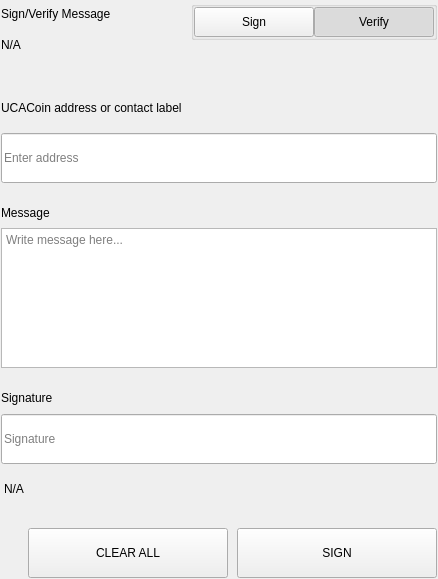
<?xml version="1.0" encoding="UTF-8"?>
<ui version="4.0">
 <class>SettingsSignMessageWidgets</class>
 <widget class="QWidget" name="SettingsSignMessageWidgets">
  <property name="geometry">
   <rect>
    <x>0</x>
    <y>0</y>
    <width>438</width>
    <height>579</height>
   </rect>
  </property>
  <property name="windowTitle">
   <string>Form</string>
  </property>
  <layout class="QVBoxLayout" name="verticalLayout">
   <property name="spacing">
    <number>0</number>
   </property>
   <property name="leftMargin">
    <number>0</number>
   </property>
   <property name="topMargin">
    <number>0</number>
   </property>
   <property name="rightMargin">
    <number>0</number>
   </property>
   <property name="bottomMargin">
    <number>0</number>
   </property>
   <item>
    <widget class="QWidget" name="left" native="true">
     <layout class="QVBoxLayout" name="verticalLayout_3">
      <property name="leftMargin">
       <number>0</number>
      </property>
      <property name="topMargin">
       <number>0</number>
      </property>
      <property name="rightMargin">
       <number>0</number>
      </property>
      <property name="bottomMargin">
       <number>0</number>
      </property>
      <item>
       <widget class="QWidget" name="container_sign" native="true">
        <layout class="QVBoxLayout" name="verticalLayout_2">
         <property name="spacing">
          <number>0</number>
         </property>
         <property name="leftMargin">
          <number>1</number>
         </property>
         <property name="topMargin">
          <number>1</number>
         </property>
         <property name="rightMargin">
          <number>1</number>
         </property>
         <property name="bottomMargin">
          <number>1</number>
         </property>
         <item>
          <layout class="QHBoxLayout" name="horizontalLayout_3" stretch="3,1">
           <property name="spacing">
            <number>40</number>
           </property>
           <item>
            <layout class="QVBoxLayout" name="verticalLayoutTitle">
             <property name="spacing">
              <number>5</number>
             </property>
             <item>
              <widget class="QLabel" name="labelTitle">
               <property name="text">
                <string>Sign/Verify Message</string>
               </property>
              </widget>
             </item>
             <item>
              <widget class="QLabel" name="labelSubtitle1">
               <property name="text">
                <string notr="true">N/A</string>
               </property>
               <property name="wordWrap">
                <bool>true</bool>
               </property>
              </widget>
             </item>
            </layout>
           </item>
           <item alignment="Qt::AlignRight|Qt::AlignTop">
            <widget class="QWidget" name="containerSwitch" native="true">
             <property name="styleSheet">
              <string notr="true">#containerSwitch{
	padding-top:9px;
}</string>
             </property>
             <layout class="QVBoxLayout" name="verticalLayout_6">
              <property name="spacing">
               <number>4</number>
              </property>
              <property name="leftMargin">
               <number>0</number>
              </property>
              <property name="topMargin">
               <number>0</number>
              </property>
              <property name="rightMargin">
               <number>0</number>
              </property>
              <property name="bottomMargin">
               <number>0</number>
              </property>
              <item alignment="Qt::AlignRight">
               <widget class="QGroupBox" name="groupBox">
                <property name="sizePolicy">
                 <sizepolicy hsizetype="Fixed" vsizetype="Preferred">
                  <horstretch>0</horstretch>
                  <verstretch>0</verstretch>
                 </sizepolicy>
                </property>
                <property name="title">
                 <string/>
                </property>
                <property name="alignment">
                 <set>Qt::AlignRight|Qt::AlignTop|Qt::AlignTrailing</set>
                </property>
                <layout class="QHBoxLayout" name="horizontalLayout_4">
                 <property name="spacing">
                  <number>0</number>
                 </property>
                 <property name="leftMargin">
                  <number>0</number>
                 </property>
                 <property name="topMargin">
                  <number>0</number>
                 </property>
                 <property name="rightMargin">
                  <number>0</number>
                 </property>
                 <property name="bottomMargin">
                  <number>0</number>
                 </property>
                 <item>
                  <widget class="QPushButton" name="pushSign">
                   <property name="minimumSize">
                    <size>
                     <width>120</width>
                     <height>30</height>
                    </size>
                   </property>
                   <property name="maximumSize">
                    <size>
                     <width>120</width>
                     <height>30</height>
                    </size>
                   </property>
                   <property name="focusPolicy">
                    <enum>Qt::NoFocus</enum>
                   </property>
                   <property name="text">
                    <string>Sign</string>
                   </property>
                   <property name="checkable">
                    <bool>true</bool>
                   </property>
                   <property name="autoExclusive">
                    <bool>true</bool>
                   </property>
                  </widget>
                 </item>
                 <item>
                  <widget class="QPushButton" name="pushVerify">
                   <property name="minimumSize">
                    <size>
                     <width>120</width>
                     <height>30</height>
                    </size>
                   </property>
                   <property name="maximumSize">
                    <size>
                     <width>120</width>
                     <height>30</height>
                    </size>
                   </property>
                   <property name="focusPolicy">
                    <enum>Qt::NoFocus</enum>
                   </property>
                   <property name="text">
                    <string>Verify</string>
                   </property>
                   <property name="checkable">
                    <bool>true</bool>
                   </property>
                   <property name="checked">
                    <bool>true</bool>
                   </property>
                   <property name="autoExclusive">
                    <bool>true</bool>
                   </property>
                  </widget>
                 </item>
                </layout>
               </widget>
              </item>
              <item alignment="Qt::AlignHCenter|Qt::AlignTop">
               <widget class="QLabel" name="labelSubtitleSwitch">
                <property name="text">
                 <string/>
                </property>
                <property name="alignment">
                 <set>Qt::AlignRight|Qt::AlignTrailing|Qt::AlignVCenter</set>
                </property>
               </widget>
              </item>
             </layout>
            </widget>
           </item>
          </layout>
         </item>
         <item>
          <spacer name="verticalSpacer_2">
           <property name="orientation">
            <enum>Qt::Vertical</enum>
           </property>
           <property name="sizeType">
            <enum>QSizePolicy::Fixed</enum>
           </property>
           <property name="sizeHint" stdset="0">
            <size>
             <width>20</width>
             <height>40</height>
            </size>
           </property>
          </spacer>
         </item>
         <item>
          <widget class="QWidget" name="containerAddress" native="true">
           <property name="sizePolicy">
            <sizepolicy hsizetype="Preferred" vsizetype="Fixed">
             <horstretch>0</horstretch>
             <verstretch>0</verstretch>
            </sizepolicy>
           </property>
           <layout class="QVBoxLayout" name="verticalLayout_5" stretch="0,0">
            <property name="spacing">
             <number>15</number>
            </property>
            <property name="leftMargin">
             <number>0</number>
            </property>
            <property name="topMargin">
             <number>0</number>
            </property>
            <property name="rightMargin">
             <number>0</number>
            </property>
            <property name="bottomMargin">
             <number>0</number>
            </property>
            <item>
             <widget class="QLabel" name="labelSubtitleAddress">
              <property name="minimumSize">
               <size>
                <width>0</width>
                <height>20</height>
               </size>
              </property>
              <property name="maximumSize">
               <size>
                <width>16777215</width>
                <height>20</height>
               </size>
              </property>
              <property name="text">
               <string>UCACoin address or contact label</string>
              </property>
             </widget>
            </item>
            <item>
             <widget class="QLineEdit" name="addressIn_SM">
              <property name="minimumSize">
               <size>
                <width>0</width>
                <height>50</height>
               </size>
              </property>
              <property name="maximumSize">
               <size>
                <width>16777215</width>
                <height>50</height>
               </size>
              </property>
              <property name="placeholderText">
               <string>Enter address</string>
              </property>
             </widget>
            </item>
           </layout>
          </widget>
         </item>
         <item>
          <spacer name="verticalSpacer_3">
           <property name="orientation">
            <enum>Qt::Vertical</enum>
           </property>
           <property name="sizeType">
            <enum>QSizePolicy::Fixed</enum>
           </property>
           <property name="sizeHint" stdset="0">
            <size>
             <width>20</width>
             <height>20</height>
            </size>
           </property>
          </spacer>
         </item>
         <item>
          <layout class="QVBoxLayout" name="verticalLayout_9">
           <property name="spacing">
            <number>5</number>
           </property>
           <item>
            <widget class="QLabel" name="labelSubtitleMessage">
             <property name="minimumSize">
              <size>
               <width>0</width>
               <height>20</height>
              </size>
             </property>
             <property name="maximumSize">
              <size>
               <width>16777215</width>
               <height>20</height>
              </size>
             </property>
             <property name="text">
              <string>Message</string>
             </property>
            </widget>
           </item>
           <item>
            <widget class="QPlainTextEdit" name="messageIn_SM">
             <property name="minimumSize">
              <size>
               <width>0</width>
               <height>140</height>
              </size>
             </property>
             <property name="maximumSize">
              <size>
               <width>16777215</width>
               <height>140</height>
              </size>
             </property>
             <property name="placeholderText">
              <string>Write message here...</string>
             </property>
            </widget>
           </item>
          </layout>
         </item>
         <item>
          <spacer name="verticalSpacer_4">
           <property name="orientation">
            <enum>Qt::Vertical</enum>
           </property>
           <property name="sizeType">
            <enum>QSizePolicy::Fixed</enum>
           </property>
           <property name="sizeHint" stdset="0">
            <size>
             <width>20</width>
             <height>20</height>
            </size>
           </property>
          </spacer>
         </item>
         <item>
          <widget class="QWidget" name="widget" native="true">
           <property name="minimumSize">
            <size>
             <width>0</width>
             <height>75</height>
            </size>
           </property>
           <property name="maximumSize">
            <size>
             <width>16777215</width>
             <height>16777215</height>
            </size>
           </property>
           <layout class="QVBoxLayout" name="verticalLayout_4">
            <property name="leftMargin">
             <number>0</number>
            </property>
            <property name="topMargin">
             <number>0</number>
            </property>
            <property name="rightMargin">
             <number>0</number>
            </property>
            <property name="bottomMargin">
             <number>0</number>
            </property>
            <item>
             <widget class="QLabel" name="labelSubtitleSignature">
              <property name="minimumSize">
               <size>
                <width>0</width>
                <height>20</height>
               </size>
              </property>
              <property name="maximumSize">
               <size>
                <width>16777215</width>
                <height>20</height>
               </size>
              </property>
              <property name="text">
               <string>Signature</string>
              </property>
             </widget>
            </item>
            <item>
             <widget class="QLineEdit" name="signatureOut_SM">
              <property name="minimumSize">
               <size>
                <width>0</width>
                <height>50</height>
               </size>
              </property>
              <property name="placeholderText">
               <string>Signature</string>
              </property>
             </widget>
            </item>
           </layout>
          </widget>
         </item>
         <item>
          <widget class="QLabel" name="statusLabel_SM">
           <property name="styleSheet">
            <string notr="true">padding-top:5px;</string>
           </property>
           <property name="text">
            <string notr="true">N/A</string>
           </property>
          </widget>
         </item>
         <item>
          <spacer name="verticalSpacer">
           <property name="orientation">
            <enum>Qt::Vertical</enum>
           </property>
           <property name="sizeType">
            <enum>QSizePolicy::Fixed</enum>
           </property>
           <property name="sizeHint" stdset="0">
            <size>
             <width>20</width>
             <height>20</height>
            </size>
           </property>
          </spacer>
         </item>
         <item>
          <layout class="QHBoxLayout" name="horizontalLayout_7">
           <property name="spacing">
            <number>9</number>
           </property>
           <item>
            <spacer name="horizontalSpacer_5">
             <property name="orientation">
              <enum>Qt::Horizontal</enum>
             </property>
             <property name="sizeType">
              <enum>QSizePolicy::Expanding</enum>
             </property>
             <property name="sizeHint" stdset="0">
              <size>
               <width>40</width>
               <height>20</height>
              </size>
             </property>
            </spacer>
           </item>
           <item>
            <widget class="QPushButton" name="pushButtonClear">
             <property name="minimumSize">
              <size>
               <width>200</width>
               <height>50</height>
              </size>
             </property>
             <property name="focusPolicy">
              <enum>Qt::NoFocus</enum>
             </property>
             <property name="text">
              <string>CLEAR ALL</string>
             </property>
            </widget>
           </item>
           <item>
            <widget class="QPushButton" name="pushButtonSave">
             <property name="minimumSize">
              <size>
               <width>200</width>
               <height>50</height>
              </size>
             </property>
             <property name="maximumSize">
              <size>
               <width>200</width>
               <height>50</height>
              </size>
             </property>
             <property name="focusPolicy">
              <enum>Qt::NoFocus</enum>
             </property>
             <property name="text">
              <string>SIGN</string>
             </property>
            </widget>
           </item>
          </layout>
         </item>
        </layout>
       </widget>
      </item>
     </layout>
    </widget>
   </item>
  </layout>
 </widget>
 <resources/>
 <connections/>
</ui>
